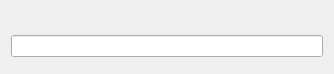
<?xml version="1.0" encoding="UTF-8"?>
<ui version="4.0">
 <class>DialogPromptString</class>
 <widget class="QDialog" name="DialogPromptString">
  <property name="geometry">
   <rect>
    <x>0</x>
    <y>0</y>
    <width>334</width>
    <height>74</height>
   </rect>
  </property>
  <property name="windowTitle">
   <string/>
  </property>
  <property name="modal">
   <bool>true</bool>
  </property>
  <layout class="QVBoxLayout" name="verticalLayout">
   <item>
    <widget class="QLabel" name="labelMessage">
     <property name="text">
      <string/>
     </property>
    </widget>
   </item>
   <item>
    <widget class="QLineEdit" name="lineEdit">
     <property name="clearButtonEnabled">
      <bool>true</bool>
     </property>
    </widget>
   </item>
   <item>
    <widget class="QDialogButtonBox" name="buttonBox">
     <property name="orientation">
      <enum>Qt::Horizontal</enum>
     </property>
     <property name="standardButtons">
      <set>QDialogButtonBox::NoButton</set>
     </property>
     <property name="centerButtons">
      <bool>true</bool>
     </property>
    </widget>
   </item>
  </layout>
 </widget>
 <resources/>
 <connections/>
</ui>
